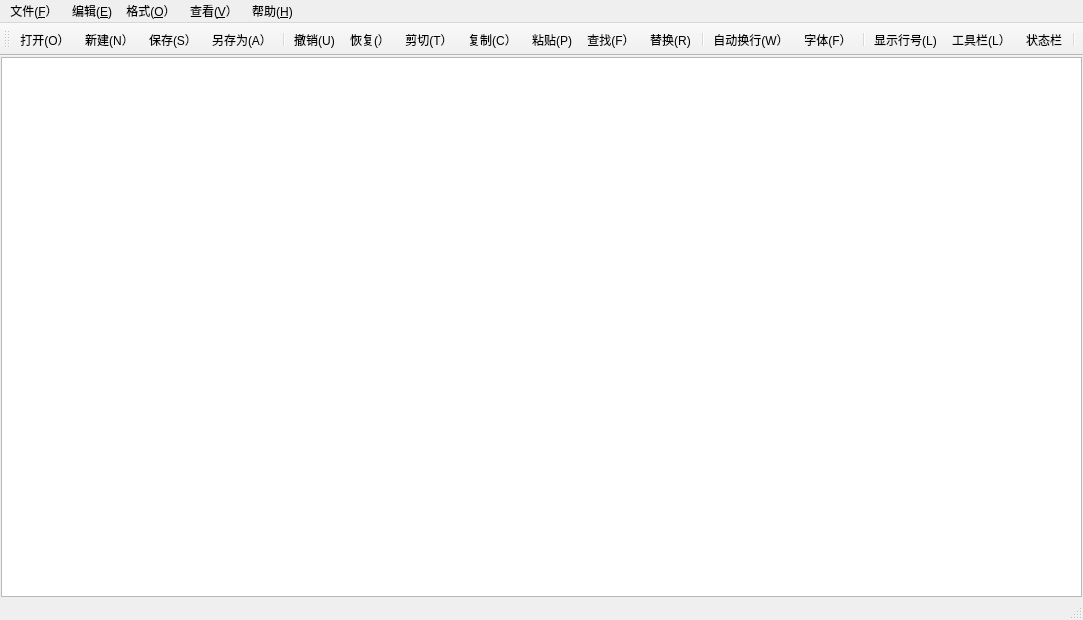
<?xml version="1.0" encoding="UTF-8"?>
<ui version="4.0">
 <class>MainWindow</class>
 <widget class="QMainWindow" name="MainWindow">
  <property name="geometry">
   <rect>
    <x>0</x>
    <y>0</y>
    <width>1083</width>
    <height>620</height>
   </rect>
  </property>
  <property name="windowTitle">
   <string>MainWindow</string>
  </property>
  <widget class="QWidget" name="centralwidget">
   <layout class="QHBoxLayout" name="horizontalLayout">
    <property name="spacing">
     <number>0</number>
    </property>
    <property name="leftMargin">
     <number>1</number>
    </property>
    <property name="topMargin">
     <number>1</number>
    </property>
    <property name="rightMargin">
     <number>1</number>
    </property>
    <property name="bottomMargin">
     <number>1</number>
    </property>
    <item>
     <widget class="CodeEditor" name="TextEdit"/>
    </item>
   </layout>
  </widget>
  <widget class="QMenuBar" name="menubar">
   <property name="geometry">
    <rect>
     <x>0</x>
     <y>0</y>
     <width>1083</width>
     <height>25</height>
    </rect>
   </property>
   <widget class="QMenu" name="menu">
    <property name="title">
     <string>文件(&amp;F）</string>
    </property>
    <addaction name="actionNew"/>
    <addaction name="action_O"/>
    <addaction name="action_S"/>
    <addaction name="action_A"/>
    <addaction name="separator"/>
    <addaction name="action_X"/>
   </widget>
   <widget class="QMenu" name="menu_2">
    <property name="title">
     <string>编辑(&amp;E)</string>
    </property>
    <addaction name="action_Z"/>
    <addaction name="action_Shift_Z"/>
    <addaction name="action_X_2"/>
    <addaction name="action_C"/>
    <addaction name="action_V"/>
    <addaction name="action_F"/>
    <addaction name="action_R"/>
    <addaction name="separator"/>
    <addaction name="action_A_2"/>
   </widget>
   <widget class="QMenu" name="menu_O">
    <property name="title">
     <string>格式(&amp;O）</string>
    </property>
    <addaction name="action_W"/>
    <addaction name="action_L"/>
    <addaction name="action_F_2"/>
    <addaction name="action_3"/>
    <addaction name="separator"/>
    <addaction name="action_4"/>
    <addaction name="action_5"/>
   </widget>
   <widget class="QMenu" name="menu_V">
    <property name="title">
     <string>查看(&amp;V）</string>
    </property>
    <addaction name="action_L_2"/>
    <addaction name="action_7"/>
   </widget>
   <widget class="QMenu" name="menu_H">
    <property name="title">
     <string>帮助(&amp;H)</string>
    </property>
    <addaction name="action_A_3"/>
   </widget>
   <addaction name="menu"/>
   <addaction name="menu_2"/>
   <addaction name="menu_O"/>
   <addaction name="menu_V"/>
   <addaction name="menu_H"/>
  </widget>
  <widget class="QStatusBar" name="statusbar"/>
  <widget class="QToolBar" name="toolBar">
   <property name="windowTitle">
    <string>toolBar</string>
   </property>
   <attribute name="toolBarArea">
    <enum>TopToolBarArea</enum>
   </attribute>
   <attribute name="toolBarBreak">
    <bool>false</bool>
   </attribute>
   <addaction name="action_O"/>
   <addaction name="actionNew"/>
   <addaction name="action_S"/>
   <addaction name="action_A"/>
   <addaction name="separator"/>
   <addaction name="action_Z"/>
   <addaction name="action_Shift_Z"/>
   <addaction name="action_X_2"/>
   <addaction name="action_C"/>
   <addaction name="action_V"/>
   <addaction name="action_F"/>
   <addaction name="action_R"/>
   <addaction name="separator"/>
   <addaction name="action_W"/>
   <addaction name="action_F_2"/>
   <addaction name="separator"/>
   <addaction name="action_L"/>
   <addaction name="action_L_2"/>
   <addaction name="action_7"/>
   <addaction name="separator"/>
  </widget>
  <action name="actionNew">
   <property name="icon">
    <iconset resource="notepad.qrc">
     <normaloff>:/image/invoice-text-plus-outline.png</normaloff>:/image/invoice-text-plus-outline.png</iconset>
   </property>
   <property name="text">
    <string>新建(&amp;N）</string>
   </property>
   <property name="toolTip">
    <string>新建</string>
   </property>
   <property name="shortcut">
    <string>Ctrl+N</string>
   </property>
   <property name="menuRole">
    <enum>QAction::MenuRole::NoRole</enum>
   </property>
  </action>
  <action name="action_O">
   <property name="icon">
    <iconset resource="notepad.qrc">
     <normaloff>:/image/folder-open-outline.png</normaloff>:/image/folder-open-outline.png</iconset>
   </property>
   <property name="text">
    <string>打开(&amp;O）</string>
   </property>
   <property name="toolTip">
    <string>打开</string>
   </property>
   <property name="shortcut">
    <string>Ctrl+O</string>
   </property>
   <property name="menuRole">
    <enum>QAction::MenuRole::NoRole</enum>
   </property>
  </action>
  <action name="action_S">
   <property name="icon">
    <iconset resource="notepad.qrc">
     <normaloff>:/image/content-save-check-outline.png</normaloff>:/image/content-save-check-outline.png</iconset>
   </property>
   <property name="text">
    <string>保存(&amp;S）</string>
   </property>
   <property name="toolTip">
    <string>保存</string>
   </property>
   <property name="shortcut">
    <string>Ctrl+S</string>
   </property>
   <property name="menuRole">
    <enum>QAction::MenuRole::NoRole</enum>
   </property>
  </action>
  <action name="action_A">
   <property name="icon">
    <iconset resource="notepad.qrc">
     <normaloff>:/image/content-save-move.png</normaloff>:/image/content-save-move.png</iconset>
   </property>
   <property name="text">
    <string>另存为(A）</string>
   </property>
   <property name="toolTip">
    <string>另存为</string>
   </property>
   <property name="menuRole">
    <enum>QAction::MenuRole::NoRole</enum>
   </property>
  </action>
  <action name="action_X">
   <property name="text">
    <string>退出(E)</string>
   </property>
   <property name="toolTip">
    <string>退出</string>
   </property>
   <property name="shortcut">
    <string>Ctrl+X</string>
   </property>
   <property name="menuRole">
    <enum>QAction::MenuRole::NoRole</enum>
   </property>
  </action>
  <action name="action_Z">
   <property name="icon">
    <iconset resource="notepad.qrc">
     <normaloff>:/image/reply-outline.png</normaloff>:/image/reply-outline.png</iconset>
   </property>
   <property name="text">
    <string>撤销(U)</string>
   </property>
   <property name="toolTip">
    <string>撤销</string>
   </property>
   <property name="shortcut">
    <string>Ctrl+Z</string>
   </property>
   <property name="menuRole">
    <enum>QAction::MenuRole::NoRole</enum>
   </property>
  </action>
  <action name="action_Shift_Z">
   <property name="icon">
    <iconset resource="notepad.qrc">
     <normaloff>:/image/share-outline.png</normaloff>:/image/share-outline.png</iconset>
   </property>
   <property name="text">
    <string>恢复(）</string>
   </property>
   <property name="toolTip">
    <string>恢复</string>
   </property>
   <property name="shortcut">
    <string>Ctrl+Shift+Z</string>
   </property>
   <property name="menuRole">
    <enum>QAction::MenuRole::NoRole</enum>
   </property>
  </action>
  <action name="action_X_2">
   <property name="icon">
    <iconset resource="notepad.qrc">
     <normaloff>:/image/content-cut.png</normaloff>:/image/content-cut.png</iconset>
   </property>
   <property name="text">
    <string>剪切(T）</string>
   </property>
   <property name="toolTip">
    <string>剪切</string>
   </property>
   <property name="shortcut">
    <string>Ctrl+X</string>
   </property>
   <property name="menuRole">
    <enum>QAction::MenuRole::NoRole</enum>
   </property>
  </action>
  <action name="action_C">
   <property name="icon">
    <iconset resource="notepad.qrc">
     <normaloff>:/image/content-copy.png</normaloff>:/image/content-copy.png</iconset>
   </property>
   <property name="text">
    <string>复制(C）</string>
   </property>
   <property name="toolTip">
    <string>复制</string>
   </property>
   <property name="shortcut">
    <string>Ctrl+C</string>
   </property>
   <property name="menuRole">
    <enum>QAction::MenuRole::NoRole</enum>
   </property>
  </action>
  <action name="action_V">
   <property name="icon">
    <iconset resource="notepad.qrc">
     <normaloff>:/image/content-paste.png</normaloff>:/image/content-paste.png</iconset>
   </property>
   <property name="text">
    <string>粘贴(P)</string>
   </property>
   <property name="toolTip">
    <string>粘贴</string>
   </property>
   <property name="shortcut">
    <string>Ctrl+V</string>
   </property>
   <property name="menuRole">
    <enum>QAction::MenuRole::NoRole</enum>
   </property>
  </action>
  <action name="action_F">
   <property name="icon">
    <iconset resource="notepad.qrc">
     <normaloff>:/image/file-find-outline.png</normaloff>:/image/file-find-outline.png</iconset>
   </property>
   <property name="text">
    <string>查找(F）</string>
   </property>
   <property name="toolTip">
    <string>查找</string>
   </property>
   <property name="shortcut">
    <string>Ctrl+F</string>
   </property>
   <property name="menuRole">
    <enum>QAction::MenuRole::NoRole</enum>
   </property>
  </action>
  <action name="action_R">
   <property name="icon">
    <iconset resource="notepad.qrc">
     <normaloff>:/image/replace.png</normaloff>:/image/replace.png</iconset>
   </property>
   <property name="text">
    <string>替换(R)</string>
   </property>
   <property name="toolTip">
    <string>替换</string>
   </property>
   <property name="shortcut">
    <string>Ctrl+H</string>
   </property>
   <property name="menuRole">
    <enum>QAction::MenuRole::NoRole</enum>
   </property>
  </action>
  <action name="action_A_2">
   <property name="text">
    <string>全选(&amp;A）</string>
   </property>
   <property name="toolTip">
    <string>全选</string>
   </property>
   <property name="shortcut">
    <string>Ctrl+A</string>
   </property>
   <property name="menuRole">
    <enum>QAction::MenuRole::NoRole</enum>
   </property>
  </action>
  <action name="action_W">
   <property name="icon">
    <iconset resource="notepad.qrc">
     <normaloff>:/image/keyboard-return.png</normaloff>:/image/keyboard-return.png</iconset>
   </property>
   <property name="text">
    <string>自动换行(W）</string>
   </property>
   <property name="toolTip">
    <string>自动换行</string>
   </property>
   <property name="menuRole">
    <enum>QAction::MenuRole::NoRole</enum>
   </property>
  </action>
  <action name="action_L">
   <property name="icon">
    <iconset resource="notepad.qrc">
     <normaloff>:/image/format-list-numbered.png</normaloff>:/image/format-list-numbered.png</iconset>
   </property>
   <property name="text">
    <string>显示行号(L)</string>
   </property>
   <property name="shortcut">
    <string>Ctrl+L</string>
   </property>
   <property name="menuRole">
    <enum>QAction::MenuRole::NoRole</enum>
   </property>
  </action>
  <action name="action_F_2">
   <property name="icon">
    <iconset resource="notepad.qrc">
     <normaloff>:/image/format-size.png</normaloff>:/image/format-size.png</iconset>
   </property>
   <property name="text">
    <string>字体(F）</string>
   </property>
   <property name="menuRole">
    <enum>QAction::MenuRole::NoRole</enum>
   </property>
  </action>
  <action name="action_3">
   <property name="text">
    <string>字体颜色</string>
   </property>
   <property name="toolTip">
    <string>字体颜色</string>
   </property>
   <property name="menuRole">
    <enum>QAction::MenuRole::NoRole</enum>
   </property>
  </action>
  <action name="action_4">
   <property name="text">
    <string>字体背景色</string>
   </property>
   <property name="toolTip">
    <string>字体背景色</string>
   </property>
   <property name="menuRole">
    <enum>QAction::MenuRole::NoRole</enum>
   </property>
  </action>
  <action name="action_5">
   <property name="text">
    <string>编辑器背景色</string>
   </property>
   <property name="toolTip">
    <string>编辑器背景色</string>
   </property>
   <property name="menuRole">
    <enum>QAction::MenuRole::NoRole</enum>
   </property>
  </action>
  <action name="action_L_2">
   <property name="icon">
    <iconset resource="notepad.qrc">
     <normaloff>:/image/tools.png</normaloff>:/image/tools.png</iconset>
   </property>
   <property name="text">
    <string>工具栏(L）</string>
   </property>
   <property name="menuRole">
    <enum>QAction::MenuRole::NoRole</enum>
   </property>
  </action>
  <action name="action_7">
   <property name="icon">
    <iconset resource="notepad.qrc">
     <normaloff>:/image/list-status.png</normaloff>:/image/list-status.png</iconset>
   </property>
   <property name="text">
    <string>状态栏</string>
   </property>
   <property name="toolTip">
    <string>状态栏</string>
   </property>
   <property name="menuRole">
    <enum>QAction::MenuRole::NoRole</enum>
   </property>
  </action>
  <action name="action_A_3">
   <property name="text">
    <string>关于(A）</string>
   </property>
   <property name="toolTip">
    <string>关于(A）</string>
   </property>
   <property name="menuRole">
    <enum>QAction::MenuRole::NoRole</enum>
   </property>
  </action>
 </widget>
 <customwidgets>
  <customwidget>
   <class>CodeEditor</class>
   <extends>QPlainTextEdit</extends>
   <header location="global">codeeditor.h</header>
  </customwidget>
 </customwidgets>
 <resources>
  <include location="notepad.qrc"/>
 </resources>
 <connections/>
</ui>
